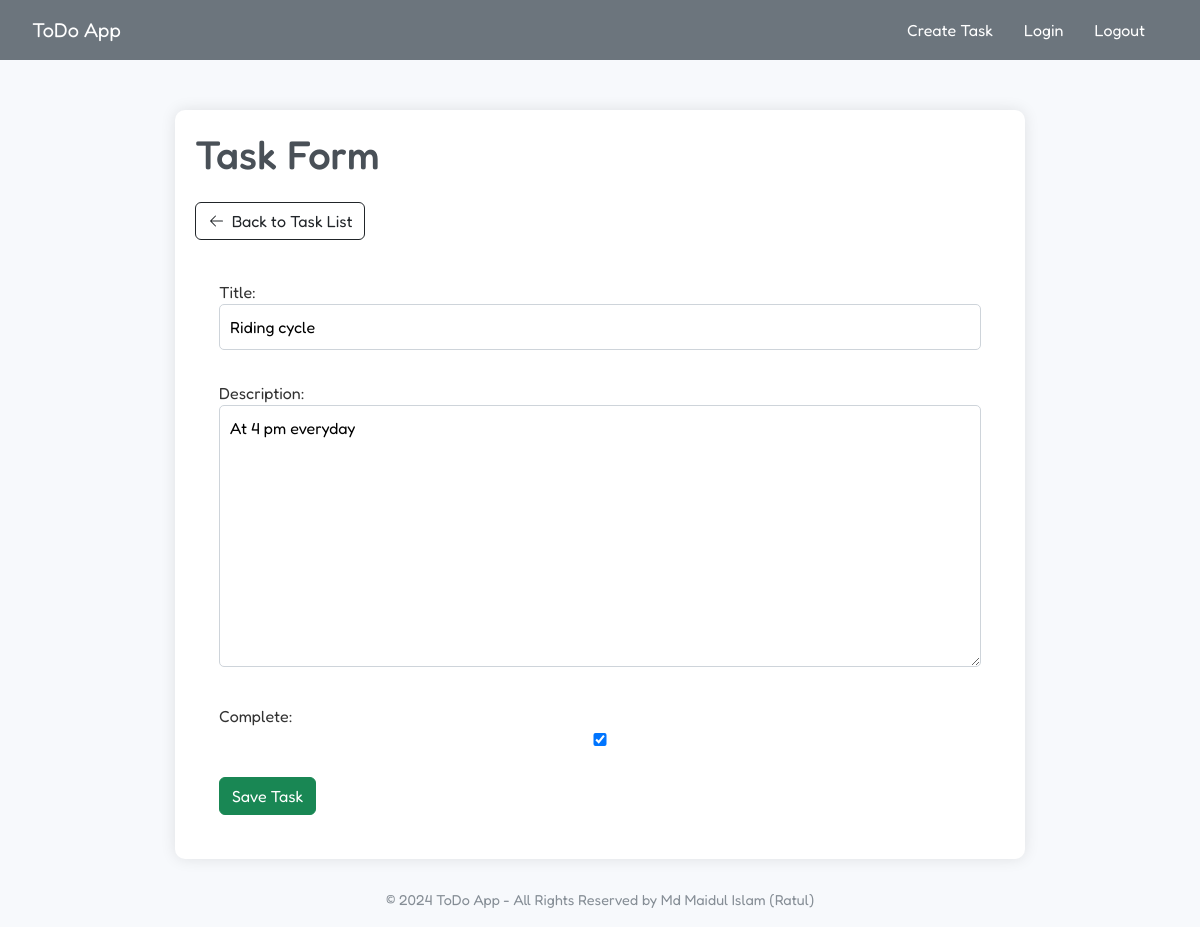
Screenshot of /update/10/ (signed in) with the database file from the repository.
### base/models.py (models this page shows, shortened)
class Task(models.Model):
    user = models.ForeignKey(User, on_delete=models.CASCADE, null=True, blank=True)
    title = models.CharField(max_length=200)
    description = models.TextField(null=True, blank=True)
    complete = models.BooleanField(default=False)
    create = models.DateTimeField(auto_now_add=True)
    class Meta:
        ordering = ['complete']

### base/views.py (the view)
# urls.py: path("update/<int:pk>/", TaskUpdate.as_view(), name="taskupdate"),
class TaskUpdate(LoginRequiredMixin, UpdateView):
    model = Task
    fields = ['title', 'description', 'complete']
    success_url = reverse_lazy('tasklist')
    template_name = 'base/task_form.html'

### base/templates/base/task_form.html (shortened to what this page needs)
{% extends 'base/main.html' %}
{% block content %}
<h1 class="mb-4">Task Form</h1>
<a href="{% url 'tasklist' %}" class="btn btn-outline-dark mb-3 d-inline-flex align-items-center">
    <svg xmlns="http://www.w3.org/2000/svg" width="16" height="16" fill="currentColor" class="bi bi-arrow-left me-2" viewBox="0 0 16 16">
        <path fill-rule="evenodd" d="M15 8a.5.5 0 0 1-.5.5H3.707l4.147 4.146a.5.5 0 0 1-.708.708l-5-5a.5.5 0 0 1 0-.708l5-5a.5.5 0 1 1 .708.708L3.707 7.5H14.5A.5.5 0 0 1 15 8z"/>
    </svg>
    Back to Task List
</a>
<div class="p-4">
    <form method="post" action="">
        {{ form.as_p }}
        <div class="mt-3">
            <button type="submit" class="btn btn-success">Save Task</button>
        </div>
    </form>
</div>
{% endblock content %}

### base/templates/base/main.html (style rules this page uses)
body { background-color: #f7f9fc; font-family: "Fredoka", sans-serif; color: #333; }
h1, h2, h3 { color: #495057; }
button, input[type="submit"] { background-color: #007bff; color: white; border-radius: 5px; padding: 10px 20px; border: none; }
input, textarea { border: 1px solid #ced4da; padding: 10px; width: 100%; border-radius: 5px; margin-bottom: 15px; }

### rows the page displays
Task: title "Riding cycle", description "At 4 pm everyday", complete "☑"
